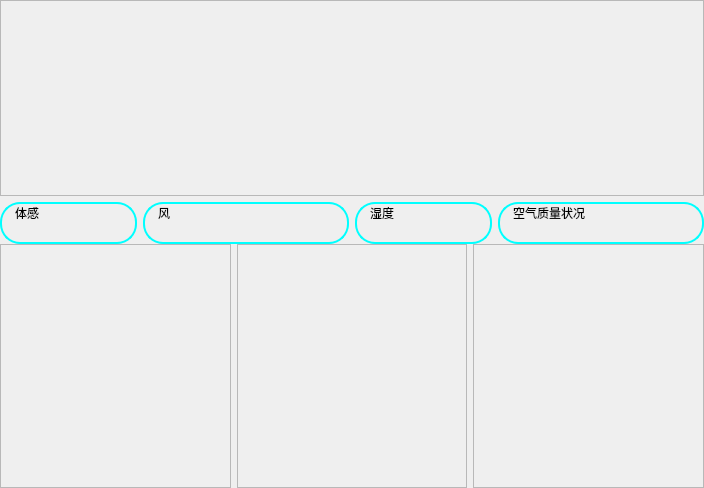
<?xml version="1.0" encoding="UTF-8"?>
<ui version="4.0">
 <class>Weather</class>
 <widget class="QWidget" name="Weather">
  <property name="geometry">
   <rect>
    <x>0</x>
    <y>0</y>
    <width>704</width>
    <height>488</height>
   </rect>
  </property>
  <property name="windowTitle">
   <string>Form</string>
  </property>
  <property name="styleSheet">
   <string notr="true"/>
  </property>
  <layout class="QVBoxLayout" name="verticalLayout_2">
   <property name="leftMargin">
    <number>0</number>
   </property>
   <property name="topMargin">
    <number>0</number>
   </property>
   <property name="rightMargin">
    <number>0</number>
   </property>
   <property name="bottomMargin">
    <number>0</number>
   </property>
   <item>
    <layout class="QVBoxLayout" name="verticalLayout" stretch="5,5">
     <property name="spacing">
      <number>0</number>
     </property>
     <item>
      <widget class="QWidget" name="w_realtime" native="true">
       <layout class="QVBoxLayout" name="verticalLayout_12">
        <property name="leftMargin">
         <number>0</number>
        </property>
        <property name="topMargin">
         <number>0</number>
        </property>
        <property name="rightMargin">
         <number>0</number>
        </property>
        <property name="bottomMargin">
         <number>0</number>
        </property>
        <item>
         <layout class="QVBoxLayout" name="verticalLayout_6">
          <property name="spacing">
           <number>6</number>
          </property>
          <item>
           <widget class="QFrame" name="frame_2">
            <property name="styleSheet">
             <string notr="true"/>
            </property>
            <property name="frameShape">
             <enum>QFrame::StyledPanel</enum>
            </property>
            <property name="frameShadow">
             <enum>QFrame::Raised</enum>
            </property>
            <layout class="QVBoxLayout" name="verticalLayout_4">
             <property name="leftMargin">
              <number>0</number>
             </property>
             <property name="topMargin">
              <number>0</number>
             </property>
             <property name="rightMargin">
              <number>0</number>
             </property>
             <property name="bottomMargin">
              <number>0</number>
             </property>
             <item>
              <layout class="QHBoxLayout" name="horizontalLayout_5" stretch="5,5">
               <item>
                <widget class="QLabel" name="l_loc">
                 <property name="sizePolicy">
                  <sizepolicy hsizetype="Expanding" vsizetype="Expanding">
                   <horstretch>0</horstretch>
                   <verstretch>0</verstretch>
                  </sizepolicy>
                 </property>
                 <property name="styleSheet">
                  <string notr="true">background-position: center;
font: bold 28pt &quot;幼圆&quot;;
color: black;</string>
                 </property>
                 <property name="text">
                  <string>&lt;html&gt;&lt;head/&gt;&lt;body&gt;&lt;p&gt;&lt;br/&gt;&lt;/p&gt;&lt;/body&gt;&lt;/html&gt;</string>
                 </property>
                 <property name="alignment">
                  <set>Qt::AlignCenter</set>
                 </property>
                </widget>
               </item>
               <item>
                <layout class="QHBoxLayout" name="horizontalLayout_2">
                 <item>
                  <widget class="QLabel" name="l_temp">
                   <property name="sizePolicy">
                    <sizepolicy hsizetype="Preferred" vsizetype="Preferred">
                     <horstretch>0</horstretch>
                     <verstretch>0</verstretch>
                    </sizepolicy>
                   </property>
                   <property name="styleSheet">
                    <string notr="true">font: 28pt &quot;幼圆&quot;;</string>
                   </property>
                   <property name="text">
                    <string>&lt;html&gt;&lt;head/&gt;&lt;body&gt;&lt;p align=&quot;center&quot;&gt;&lt;br/&gt;&lt;/p&gt;&lt;/body&gt;&lt;/html&gt;</string>
                   </property>
                   <property name="alignment">
                    <set>Qt::AlignCenter</set>
                   </property>
                  </widget>
                 </item>
                 <item>
                  <layout class="QVBoxLayout" name="verticalLayout_3">
                   <item>
                    <widget class="QLabel" name="l_skyIcon">
                     <property name="sizePolicy">
                      <sizepolicy hsizetype="Preferred" vsizetype="Preferred">
                       <horstretch>0</horstretch>
                       <verstretch>0</verstretch>
                      </sizepolicy>
                     </property>
                     <property name="text">
                      <string/>
                     </property>
                     <property name="alignment">
                      <set>Qt::AlignCenter</set>
                     </property>
                    </widget>
                   </item>
                   <item>
                    <widget class="QLabel" name="l_sky">
                     <property name="sizePolicy">
                      <sizepolicy hsizetype="Preferred" vsizetype="Preferred">
                       <horstretch>0</horstretch>
                       <verstretch>0</verstretch>
                      </sizepolicy>
                     </property>
                     <property name="styleSheet">
                      <string notr="true">font: 16pt &quot;幼圆&quot;;</string>
                     </property>
                     <property name="text">
                      <string>&lt;html&gt;&lt;head/&gt;&lt;body&gt;&lt;p align=&quot;center&quot;&gt;&lt;br/&gt;&lt;/p&gt;&lt;/body&gt;&lt;/html&gt;</string>
                     </property>
                     <property name="alignment">
                      <set>Qt::AlignCenter</set>
                     </property>
                    </widget>
                   </item>
                  </layout>
                 </item>
                </layout>
               </item>
              </layout>
             </item>
            </layout>
           </widget>
          </item>
          <item>
           <layout class="QHBoxLayout" name="horizontalLayout" stretch="2,3,2,3">
            <item>
             <widget class="QFrame" name="frame_3">
              <property name="styleSheet">
               <string notr="true">QFrame{
border-style: solid;
border-width: 2px;
border-color: aqua;
border-radius: 20px;
}</string>
              </property>
              <property name="frameShape">
               <enum>QFrame::StyledPanel</enum>
              </property>
              <property name="frameShadow">
               <enum>QFrame::Raised</enum>
              </property>
              <layout class="QVBoxLayout" name="verticalLayout_9">
               <property name="leftMargin">
                <number>0</number>
               </property>
               <property name="topMargin">
                <number>0</number>
               </property>
               <property name="rightMargin">
                <number>0</number>
               </property>
               <property name="bottomMargin">
                <number>0</number>
               </property>
               <item>
                <layout class="QVBoxLayout" name="verticalLayout_5">
                 <item>
                  <widget class="QLabel" name="l_feelTemp">
                   <property name="sizePolicy">
                    <sizepolicy hsizetype="Fixed" vsizetype="Fixed">
                     <horstretch>0</horstretch>
                     <verstretch>0</verstretch>
                    </sizepolicy>
                   </property>
                   <property name="styleSheet">
                    <string notr="true">border-style: solid;
border-width: 0px;
border-color: aqua;
border-radius: 20px;
padding-left: 10px;</string>
                   </property>
                   <property name="text">
                    <string>体感</string>
                   </property>
                   <property name="alignment">
                    <set>Qt::AlignLeading|Qt::AlignLeft|Qt::AlignVCenter</set>
                   </property>
                  </widget>
                 </item>
                 <item>
                  <widget class="QLabel" name="l_feelTempValue">
                   <property name="sizePolicy">
                    <sizepolicy hsizetype="Expanding" vsizetype="Preferred">
                     <horstretch>0</horstretch>
                     <verstretch>0</verstretch>
                    </sizepolicy>
                   </property>
                   <property name="styleSheet">
                    <string notr="true">border-style: solid;
border-width: 0px;
border-color: aqua;
border-radius: 20px;
padding-left: 10px;</string>
                   </property>
                   <property name="text">
                    <string/>
                   </property>
                  </widget>
                 </item>
                </layout>
               </item>
              </layout>
             </widget>
            </item>
            <item>
             <widget class="QFrame" name="frame_4">
              <property name="styleSheet">
               <string notr="true">QFrame{
border-style: solid;
border-width: 2px;
border-color: aqua;
border-radius: 20px;
}</string>
              </property>
              <property name="frameShape">
               <enum>QFrame::StyledPanel</enum>
              </property>
              <property name="frameShadow">
               <enum>QFrame::Raised</enum>
              </property>
              <layout class="QVBoxLayout" name="verticalLayout_10">
               <property name="leftMargin">
                <number>0</number>
               </property>
               <property name="topMargin">
                <number>0</number>
               </property>
               <property name="rightMargin">
                <number>0</number>
               </property>
               <property name="bottomMargin">
                <number>0</number>
               </property>
               <item>
                <layout class="QVBoxLayout" name="verticalLayout_7">
                 <item>
                  <widget class="QLabel" name="l_wind">
                   <property name="sizePolicy">
                    <sizepolicy hsizetype="Fixed" vsizetype="Fixed">
                     <horstretch>0</horstretch>
                     <verstretch>0</verstretch>
                    </sizepolicy>
                   </property>
                   <property name="styleSheet">
                    <string notr="true">border-style: solid;
border-width: 0px;
border-color: aqua;
border-radius: 20px;
padding-left: 10px;</string>
                   </property>
                   <property name="text">
                    <string>风</string>
                   </property>
                  </widget>
                 </item>
                 <item>
                  <widget class="QLabel" name="l_windValue">
                   <property name="sizePolicy">
                    <sizepolicy hsizetype="Expanding" vsizetype="Preferred">
                     <horstretch>0</horstretch>
                     <verstretch>0</verstretch>
                    </sizepolicy>
                   </property>
                   <property name="styleSheet">
                    <string notr="true">border-style: solid;
border-width: 0px;
border-color: aqua;
border-radius: 20px;
padding-left: 10px;</string>
                   </property>
                   <property name="text">
                    <string/>
                   </property>
                  </widget>
                 </item>
                </layout>
               </item>
              </layout>
             </widget>
            </item>
            <item>
             <widget class="QFrame" name="frame_5">
              <property name="styleSheet">
               <string notr="true">QFrame{
border-style: solid;
border-width: 2px;
border-color: aqua;
border-radius: 20px;
}</string>
              </property>
              <property name="frameShape">
               <enum>QFrame::StyledPanel</enum>
              </property>
              <property name="frameShadow">
               <enum>QFrame::Raised</enum>
              </property>
              <layout class="QVBoxLayout" name="verticalLayout_11">
               <property name="leftMargin">
                <number>0</number>
               </property>
               <property name="topMargin">
                <number>0</number>
               </property>
               <property name="rightMargin">
                <number>0</number>
               </property>
               <property name="bottomMargin">
                <number>0</number>
               </property>
               <item>
                <layout class="QVBoxLayout" name="verticalLayout_8">
                 <item>
                  <widget class="QLabel" name="l_humidity">
                   <property name="sizePolicy">
                    <sizepolicy hsizetype="Fixed" vsizetype="Fixed">
                     <horstretch>0</horstretch>
                     <verstretch>0</verstretch>
                    </sizepolicy>
                   </property>
                   <property name="styleSheet">
                    <string notr="true">border-style: solid;
border-width: 0px;
border-color: aqua;
border-radius: 20px;
padding-left: 10px;</string>
                   </property>
                   <property name="text">
                    <string>湿度</string>
                   </property>
                  </widget>
                 </item>
                 <item>
                  <widget class="QLabel" name="l_humidityValue">
                   <property name="sizePolicy">
                    <sizepolicy hsizetype="Expanding" vsizetype="Preferred">
                     <horstretch>0</horstretch>
                     <verstretch>0</verstretch>
                    </sizepolicy>
                   </property>
                   <property name="styleSheet">
                    <string notr="true">border-style: solid;
border-width: 0px;
border-color: aqua;
border-radius: 20px;
padding-left: 10px;</string>
                   </property>
                   <property name="text">
                    <string/>
                   </property>
                  </widget>
                 </item>
                </layout>
               </item>
              </layout>
             </widget>
            </item>
            <item>
             <widget class="QFrame" name="frame">
              <property name="styleSheet">
               <string notr="true">QFrame{
border-style: solid;
border-width: 2px;
border-color: aqua;
border-radius: 20px;
}</string>
              </property>
              <property name="frameShape">
               <enum>QFrame::StyledPanel</enum>
              </property>
              <property name="frameShadow">
               <enum>QFrame::Raised</enum>
              </property>
              <layout class="QVBoxLayout" name="verticalLayout_14">
               <property name="leftMargin">
                <number>0</number>
               </property>
               <property name="topMargin">
                <number>0</number>
               </property>
               <property name="rightMargin">
                <number>0</number>
               </property>
               <property name="bottomMargin">
                <number>0</number>
               </property>
               <item>
                <layout class="QVBoxLayout" name="verticalLayout_13">
                 <item>
                  <widget class="QLabel" name="l_air">
                   <property name="sizePolicy">
                    <sizepolicy hsizetype="Fixed" vsizetype="Fixed">
                     <horstretch>0</horstretch>
                     <verstretch>0</verstretch>
                    </sizepolicy>
                   </property>
                   <property name="styleSheet">
                    <string notr="true">border-style: solid;
border-width: 0px;
border-color: aqua;
border-radius: 20px;
padding-left: 10px;</string>
                   </property>
                   <property name="text">
                    <string>空气质量状况</string>
                   </property>
                  </widget>
                 </item>
                 <item>
                  <widget class="QLabel" name="l_airValue">
                   <property name="styleSheet">
                    <string notr="true">border-style: solid;
border-width: 0px;
border-color: aqua;
border-radius: 20px;
padding-left: 10px;</string>
                   </property>
                   <property name="text">
                    <string/>
                   </property>
                  </widget>
                 </item>
                </layout>
               </item>
              </layout>
             </widget>
            </item>
           </layout>
          </item>
         </layout>
        </item>
       </layout>
      </widget>
     </item>
     <item>
      <widget class="QWidget" name="w_two" native="true">
       <layout class="QHBoxLayout" name="horizontalLayout_4">
        <property name="leftMargin">
         <number>0</number>
        </property>
        <property name="topMargin">
         <number>0</number>
        </property>
        <property name="rightMargin">
         <number>0</number>
        </property>
        <property name="bottomMargin">
         <number>0</number>
        </property>
        <item>
         <layout class="QHBoxLayout" name="horizontalLayout_3">
          <item>
           <widget class="QFrame" name="frame_6">
            <property name="frameShape">
             <enum>QFrame::StyledPanel</enum>
            </property>
            <property name="frameShadow">
             <enum>QFrame::Raised</enum>
            </property>
            <layout class="QVBoxLayout" name="verticalLayout_16">
             <property name="leftMargin">
              <number>0</number>
             </property>
             <property name="topMargin">
              <number>0</number>
             </property>
             <property name="rightMargin">
              <number>0</number>
             </property>
             <property name="bottomMargin">
              <number>0</number>
             </property>
             <item>
              <layout class="QGridLayout" name="gridLayout">
               <item row="0" column="1">
                <widget class="QLabel" name="l_tod_icon">
                 <property name="maximumSize">
                  <size>
                   <width>282</width>
                   <height>282</height>
                  </size>
                 </property>
                 <property name="text">
                  <string/>
                 </property>
                 <property name="alignment">
                  <set>Qt::AlignCenter</set>
                 </property>
                </widget>
               </item>
               <item row="1" column="1">
                <widget class="QLabel" name="l_tod_condition">
                 <property name="styleSheet">
                  <string notr="true">font: 16pt &quot;幼圆&quot;;</string>
                 </property>
                 <property name="text">
                  <string>&lt;html&gt;&lt;head/&gt;&lt;body&gt;&lt;p align=&quot;center&quot;&gt;&lt;br/&gt;&lt;/p&gt;&lt;/body&gt;&lt;/html&gt;</string>
                 </property>
                 <property name="alignment">
                  <set>Qt::AlignCenter</set>
                 </property>
                </widget>
               </item>
               <item row="0" column="0">
                <widget class="QLabel" name="l_tod_temp">
                 <property name="styleSheet">
                  <string notr="true">font: 16pt &quot;幼圆&quot;;</string>
                 </property>
                 <property name="text">
                  <string>&lt;html&gt;&lt;head/&gt;&lt;body&gt;&lt;p align=&quot;center&quot;&gt;&lt;br/&gt;&lt;/p&gt;&lt;/body&gt;&lt;/html&gt;</string>
                 </property>
                 <property name="alignment">
                  <set>Qt::AlignCenter</set>
                 </property>
                </widget>
               </item>
               <item row="1" column="0">
                <widget class="QLabel" name="l_tod_date">
                 <property name="styleSheet">
                  <string notr="true">font: 16pt &quot;幼圆&quot;;</string>
                 </property>
                 <property name="text">
                  <string>&lt;html&gt;&lt;head/&gt;&lt;body&gt;&lt;p align=&quot;center&quot;&gt;&lt;br/&gt;&lt;/p&gt;&lt;/body&gt;&lt;/html&gt;</string>
                 </property>
                 <property name="alignment">
                  <set>Qt::AlignCenter</set>
                 </property>
                </widget>
               </item>
              </layout>
             </item>
            </layout>
           </widget>
          </item>
          <item>
           <widget class="QFrame" name="frame_7">
            <property name="frameShape">
             <enum>QFrame::StyledPanel</enum>
            </property>
            <property name="frameShadow">
             <enum>QFrame::Raised</enum>
            </property>
            <layout class="QVBoxLayout" name="verticalLayout_17">
             <property name="leftMargin">
              <number>0</number>
             </property>
             <property name="topMargin">
              <number>0</number>
             </property>
             <property name="rightMargin">
              <number>0</number>
             </property>
             <property name="bottomMargin">
              <number>0</number>
             </property>
             <item>
              <layout class="QGridLayout" name="gridLayout_2">
               <item row="0" column="0">
                <widget class="QLabel" name="l_tom_temp">
                 <property name="styleSheet">
                  <string notr="true">font: 16pt &quot;幼圆&quot;;</string>
                 </property>
                 <property name="text">
                  <string>&lt;html&gt;&lt;head/&gt;&lt;body&gt;&lt;p align=&quot;center&quot;&gt;&lt;br/&gt;&lt;/p&gt;&lt;/body&gt;&lt;/html&gt;</string>
                 </property>
                 <property name="alignment">
                  <set>Qt::AlignCenter</set>
                 </property>
                </widget>
               </item>
               <item row="0" column="1">
                <widget class="QLabel" name="l_tom_icon">
                 <property name="maximumSize">
                  <size>
                   <width>282</width>
                   <height>282</height>
                  </size>
                 </property>
                 <property name="text">
                  <string/>
                 </property>
                 <property name="alignment">
                  <set>Qt::AlignCenter</set>
                 </property>
                </widget>
               </item>
               <item row="1" column="0">
                <widget class="QLabel" name="l_tom_date">
                 <property name="styleSheet">
                  <string notr="true">font: 16pt &quot;幼圆&quot;;</string>
                 </property>
                 <property name="text">
                  <string>&lt;html&gt;&lt;head/&gt;&lt;body&gt;&lt;p align=&quot;center&quot;&gt;&lt;br/&gt;&lt;/p&gt;&lt;/body&gt;&lt;/html&gt;</string>
                 </property>
                 <property name="alignment">
                  <set>Qt::AlignCenter</set>
                 </property>
                </widget>
               </item>
               <item row="1" column="1">
                <widget class="QLabel" name="l_tom_condition">
                 <property name="styleSheet">
                  <string notr="true">font: 16pt &quot;幼圆&quot;;</string>
                 </property>
                 <property name="text">
                  <string>&lt;html&gt;&lt;head/&gt;&lt;body&gt;&lt;p align=&quot;center&quot;&gt;&lt;br/&gt;&lt;/p&gt;&lt;/body&gt;&lt;/html&gt;</string>
                 </property>
                 <property name="alignment">
                  <set>Qt::AlignCenter</set>
                 </property>
                </widget>
               </item>
              </layout>
             </item>
            </layout>
           </widget>
          </item>
          <item>
           <widget class="QFrame" name="frame_8">
            <property name="frameShape">
             <enum>QFrame::StyledPanel</enum>
            </property>
            <property name="frameShadow">
             <enum>QFrame::Raised</enum>
            </property>
            <layout class="QVBoxLayout" name="verticalLayout_18">
             <property name="leftMargin">
              <number>0</number>
             </property>
             <property name="topMargin">
              <number>0</number>
             </property>
             <property name="rightMargin">
              <number>0</number>
             </property>
             <property name="bottomMargin">
              <number>0</number>
             </property>
             <item>
              <layout class="QGridLayout" name="gridLayout_3">
               <item row="0" column="0">
                <widget class="QLabel" name="l_aft_temp">
                 <property name="styleSheet">
                  <string notr="true">font: 16pt &quot;幼圆&quot;;</string>
                 </property>
                 <property name="text">
                  <string>&lt;html&gt;&lt;head/&gt;&lt;body&gt;&lt;p align=&quot;center&quot;&gt;&lt;br/&gt;&lt;/p&gt;&lt;/body&gt;&lt;/html&gt;</string>
                 </property>
                 <property name="alignment">
                  <set>Qt::AlignCenter</set>
                 </property>
                </widget>
               </item>
               <item row="1" column="0">
                <widget class="QLabel" name="l_aft_date">
                 <property name="styleSheet">
                  <string notr="true">font: 16pt &quot;幼圆&quot;;</string>
                 </property>
                 <property name="text">
                  <string/>
                 </property>
                 <property name="alignment">
                  <set>Qt::AlignCenter</set>
                 </property>
                </widget>
               </item>
               <item row="0" column="1">
                <widget class="QLabel" name="l_aft_icon">
                 <property name="maximumSize">
                  <size>
                   <width>282</width>
                   <height>282</height>
                  </size>
                 </property>
                 <property name="text">
                  <string/>
                 </property>
                 <property name="alignment">
                  <set>Qt::AlignCenter</set>
                 </property>
                </widget>
               </item>
               <item row="1" column="1">
                <widget class="QLabel" name="l_aft_condition">
                 <property name="styleSheet">
                  <string notr="true">font: 16pt &quot;幼圆&quot;;</string>
                 </property>
                 <property name="text">
                  <string/>
                 </property>
                 <property name="alignment">
                  <set>Qt::AlignCenter</set>
                 </property>
                </widget>
               </item>
              </layout>
             </item>
            </layout>
           </widget>
          </item>
         </layout>
        </item>
       </layout>
      </widget>
     </item>
    </layout>
   </item>
  </layout>
 </widget>
 <resources/>
 <connections/>
</ui>
